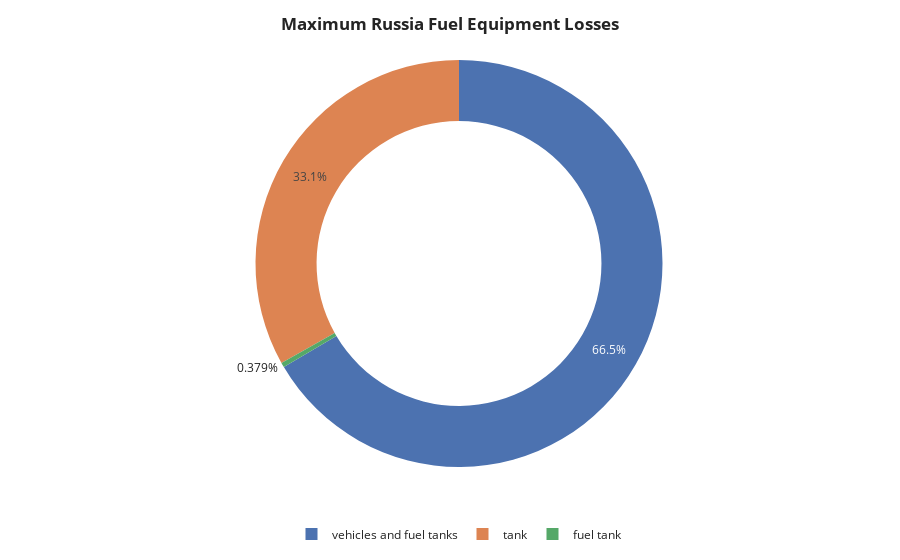

Notebook cell for this chart:
### Code cell
names = ['tank', 'fuel tank', 'vehicles and fuel tanks']
values = [df2['tank'].max(), df2['fuel tank'].max(), df2['vehicles and fuel tanks'].max()]

fig = px.pie(names=names, values=values, hole=0.7, template='seaborn')
fig.update_layout(title_text='<b>Maximum Russia Fuel Equipment Losses</b>', title_x=0.5, legend=dict(orientation='h', yanchor='bottom', y=-0.2, xanchor='center', x=0.5))

# Show the figure
fig.show()

### Figure 1 — Plotly figure (JSON) as saved in the notebook; plotly's stock layout.template omitted (floating-point values rounded to 4 significant figures)
{"data": [{"domain": {"x": [0, 1], "y": [0, 1]}, "hole": 0.7, "hovertemplate": "label=%{label}<br>value=%{value}<extra></extra>", "labels": ["tank", "fuel tank", "vehicles and fuel tanks"], "legendgroup": "", "name": "", "showlegend": true, "type": "pie", "values": [6640, 76, 13332]}], "layout": {"legend": {"orientation": "h", "tracegroupgap": 0, "x": 0.5, "xanchor": "center", "y": -0.2, "yanchor": "bottom"}, "margin": {"t": 60}, "title": {"text": "<b>Maximum Russia Fuel Equipment Losses</b>", "x": 0.5}}}
